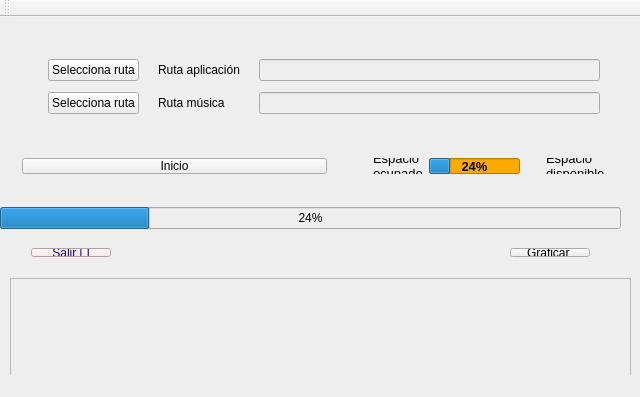
<?xml version="1.0" encoding="UTF-8"?>
<ui version="4.0">
 <class>MainWindow</class>
 <widget class="QMainWindow" name="MainWindow">
  <property name="geometry">
   <rect>
    <x>0</x>
    <y>0</y>
    <width>640</width>
    <height>397</height>
   </rect>
  </property>
  <property name="windowTitle">
   <string>Herramienta para remover musica sin uso</string>
  </property>
  <property name="styleSheet">
   <string notr="true">background-color: rgb(238, 238, 238);</string>
  </property>
  <widget class="QWidget" name="centralWidget">
   <widget class="QProgressBar" name="progressBar_datos">
    <property name="geometry">
     <rect>
      <x>0</x>
      <y>190</y>
      <width>621</width>
      <height>22</height>
     </rect>
    </property>
    <property name="styleSheet">
     <string notr="true"/>
    </property>
    <property name="value">
     <number>24</number>
    </property>
   </widget>
   <widget class="QWidget" name="horizontalLayoutWidget">
    <property name="geometry">
     <rect>
      <x>0</x>
      <y>220</y>
      <width>621</width>
      <height>31</height>
     </rect>
    </property>
    <layout class="QHBoxLayout" name="horizontalLayout">
     <item>
      <spacer name="horizontalSpacer_2">
       <property name="orientation">
        <enum>Qt::Horizontal</enum>
       </property>
       <property name="sizeType">
        <enum>QSizePolicy::Fixed</enum>
       </property>
       <property name="sizeHint" stdset="0">
        <size>
         <width>20</width>
         <height>20</height>
        </size>
       </property>
      </spacer>
     </item>
     <item>
      <widget class="QPushButton" name="pushButton_salir">
       <property name="minimumSize">
        <size>
         <width>40</width>
         <height>0</height>
        </size>
       </property>
       <property name="styleSheet">
        <string notr="true">background-color: rgb(255, 222, 222);
color: rgb(0, 0, 127);</string>
       </property>
       <property name="text">
        <string>Salir [ ]</string>
       </property>
      </widget>
     </item>
     <item>
      <spacer name="horizontalSpacer">
       <property name="orientation">
        <enum>Qt::Horizontal</enum>
       </property>
       <property name="sizeHint" stdset="0">
        <size>
         <width>40</width>
         <height>20</height>
        </size>
       </property>
      </spacer>
     </item>
     <item>
      <widget class="QPushButton" name="pushButton_graficar">
       <property name="minimumSize">
        <size>
         <width>40</width>
         <height>0</height>
        </size>
       </property>
       <property name="text">
        <string>Graficar </string>
       </property>
      </widget>
     </item>
     <item>
      <spacer name="horizontalSpacer_3">
       <property name="orientation">
        <enum>Qt::Horizontal</enum>
       </property>
       <property name="sizeType">
        <enum>QSizePolicy::Fixed</enum>
       </property>
       <property name="sizeHint" stdset="0">
        <size>
         <width>20</width>
         <height>20</height>
        </size>
       </property>
      </spacer>
     </item>
    </layout>
   </widget>
   <widget class="QTextEdit" name="textEdit_temas">
    <property name="geometry">
     <rect>
      <x>10</x>
      <y>261</y>
      <width>621</width>
      <height>111</height>
     </rect>
    </property>
    <property name="sizePolicy">
     <sizepolicy hsizetype="Expanding" vsizetype="Expanding">
      <horstretch>0</horstretch>
      <verstretch>0</verstretch>
     </sizepolicy>
    </property>
    <property name="maximumSize">
     <size>
      <width>888888</width>
      <height>888888</height>
     </size>
    </property>
   </widget>
   <widget class="QLabel" name="label_fecha">
    <property name="geometry">
     <rect>
      <x>470</x>
      <y>0</y>
      <width>161</width>
      <height>17</height>
     </rect>
    </property>
    <property name="font">
     <font>
      <pointsize>8</pointsize>
     </font>
    </property>
    <property name="text">
     <string/>
    </property>
   </widget>
   <widget class="QWidget" name="layoutWidgetx">
    <property name="geometry">
     <rect>
      <x>11</x>
      <y>130</y>
      <width>621</width>
      <height>38</height>
     </rect>
    </property>
    <layout class="QHBoxLayout" name="horizontalLayout_2">
     <item>
      <widget class="QPushButton" name="pushButton_inicio">
       <property name="sizePolicy">
        <sizepolicy hsizetype="Expanding" vsizetype="Fixed">
         <horstretch>0</horstretch>
         <verstretch>0</verstretch>
        </sizepolicy>
       </property>
       <property name="text">
        <string>Inicio</string>
       </property>
      </widget>
     </item>
     <item>
      <spacer name="horizontalSpacer_4">
       <property name="orientation">
        <enum>Qt::Horizontal</enum>
       </property>
       <property name="sizeType">
        <enum>QSizePolicy::Fixed</enum>
       </property>
       <property name="sizeHint" stdset="0">
        <size>
         <width>40</width>
         <height>20</height>
        </size>
       </property>
      </spacer>
     </item>
     <item>
      <widget class="QLabel" name="label_espacio_disponible_2">
       <property name="sizePolicy">
        <sizepolicy hsizetype="Minimum" vsizetype="Minimum">
         <horstretch>0</horstretch>
         <verstretch>0</verstretch>
        </sizepolicy>
       </property>
       <property name="font">
        <font>
         <pointsize>10</pointsize>
        </font>
       </property>
       <property name="text">
        <string>Espacio 
ocupado</string>
       </property>
      </widget>
     </item>
     <item>
      <widget class="QProgressBar" name="progressBar_espacio">
       <property name="sizePolicy">
        <sizepolicy hsizetype="Fixed" vsizetype="Fixed">
         <horstretch>0</horstretch>
         <verstretch>0</verstretch>
        </sizepolicy>
       </property>
       <property name="font">
        <font>
         <pointsize>10</pointsize>
         <weight>75</weight>
         <bold>true</bold>
        </font>
       </property>
       <property name="layoutDirection">
        <enum>Qt::LeftToRight</enum>
       </property>
       <property name="styleSheet">
        <string notr="true">background-color: rgb(255, 170, 0);</string>
       </property>
       <property name="value">
        <number>24</number>
       </property>
       <property name="alignment">
        <set>Qt::AlignCenter</set>
       </property>
      </widget>
     </item>
     <item>
      <spacer name="horizontalSpacer_5">
       <property name="orientation">
        <enum>Qt::Horizontal</enum>
       </property>
       <property name="sizeType">
        <enum>QSizePolicy::Fixed</enum>
       </property>
       <property name="sizeHint" stdset="0">
        <size>
         <width>20</width>
         <height>20</height>
        </size>
       </property>
      </spacer>
     </item>
     <item>
      <widget class="QLabel" name="label_espacio_disponible">
       <property name="sizePolicy">
        <sizepolicy hsizetype="Fixed" vsizetype="Minimum">
         <horstretch>0</horstretch>
         <verstretch>0</verstretch>
        </sizepolicy>
       </property>
       <property name="font">
        <font>
         <pointsize>10</pointsize>
        </font>
       </property>
       <property name="text">
        <string>Espacio 
disponible</string>
       </property>
      </widget>
     </item>
     <item>
      <widget class="QLabel" name="label_espacio_valor">
       <property name="sizePolicy">
        <sizepolicy hsizetype="Fixed" vsizetype="Fixed">
         <horstretch>0</horstretch>
         <verstretch>0</verstretch>
        </sizepolicy>
       </property>
       <property name="font">
        <font>
         <pointsize>13</pointsize>
         <weight>75</weight>
         <bold>true</bold>
        </font>
       </property>
       <property name="text">
        <string/>
       </property>
       <property name="alignment">
        <set>Qt::AlignRight|Qt::AlignTrailing|Qt::AlignVCenter</set>
       </property>
      </widget>
     </item>
    </layout>
   </widget>
   <widget class="QWidget" name="layoutWidget">
    <property name="geometry">
     <rect>
      <x>20</x>
      <y>22</y>
      <width>611</width>
      <height>95</height>
     </rect>
    </property>
    <layout class="QGridLayout" name="gridLayout">
     <property name="spacing">
      <number>2</number>
     </property>
     <item row="0" column="1">
      <widget class="QLabel" name="label_ruta_app">
       <property name="sizePolicy">
        <sizepolicy hsizetype="Fixed" vsizetype="Fixed">
         <horstretch>0</horstretch>
         <verstretch>0</verstretch>
        </sizepolicy>
       </property>
       <property name="text">
        <string>Ruta aplicación</string>
       </property>
      </widget>
     </item>
     <item row="0" column="2">
      <widget class="QLineEdit" name="lineEdit_ruta_app">
       <property name="maximumSize">
        <size>
         <width>341</width>
         <height>16777215</height>
        </size>
       </property>
       <property name="readOnly">
        <bool>true</bool>
       </property>
       <property name="placeholderText">
        <string extracomment="....haga click en ruta para iniciar"/>
       </property>
      </widget>
     </item>
     <item row="1" column="0">
      <widget class="QPushButton" name="pushButton_ruta_musica">
       <property name="sizePolicy">
        <sizepolicy hsizetype="Fixed" vsizetype="Fixed">
         <horstretch>0</horstretch>
         <verstretch>0</verstretch>
        </sizepolicy>
       </property>
       <property name="text">
        <string>Selecciona ruta</string>
       </property>
      </widget>
     </item>
     <item row="0" column="0">
      <widget class="QPushButton" name="pushButton_ruta_app">
       <property name="sizePolicy">
        <sizepolicy hsizetype="Fixed" vsizetype="Fixed">
         <horstretch>0</horstretch>
         <verstretch>0</verstretch>
        </sizepolicy>
       </property>
       <property name="text">
        <string>Selecciona ruta</string>
       </property>
      </widget>
     </item>
     <item row="1" column="1">
      <widget class="QLabel" name="label_ruta_musica">
       <property name="sizePolicy">
        <sizepolicy hsizetype="Fixed" vsizetype="Fixed">
         <horstretch>0</horstretch>
         <verstretch>0</verstretch>
        </sizepolicy>
       </property>
       <property name="text">
        <string>Ruta música</string>
       </property>
      </widget>
     </item>
     <item row="1" column="2">
      <widget class="QLineEdit" name="lineEdit_ruta_musica">
       <property name="maximumSize">
        <size>
         <width>341</width>
         <height>16777215</height>
        </size>
       </property>
       <property name="font">
        <font>
         <weight>75</weight>
         <bold>true</bold>
         <strikeout>false</strikeout>
        </font>
       </property>
       <property name="styleSheet">
        <string notr="true">color: rgb(255, 85, 0);</string>
       </property>
       <property name="readOnly">
        <bool>true</bool>
       </property>
       <property name="placeholderText">
        <string extracomment="....haga click en ruta para iniciar"/>
       </property>
      </widget>
     </item>
    </layout>
   </widget>
  </widget>
  <widget class="QToolBar" name="mainToolBar">
   <attribute name="toolBarArea">
    <enum>TopToolBarArea</enum>
   </attribute>
   <attribute name="toolBarBreak">
    <bool>false</bool>
   </attribute>
  </widget>
  <widget class="QStatusBar" name="statusBar"/>
 </widget>
 <layoutdefault spacing="6" margin="11"/>
 <resources/>
 <connections/>
</ui>
